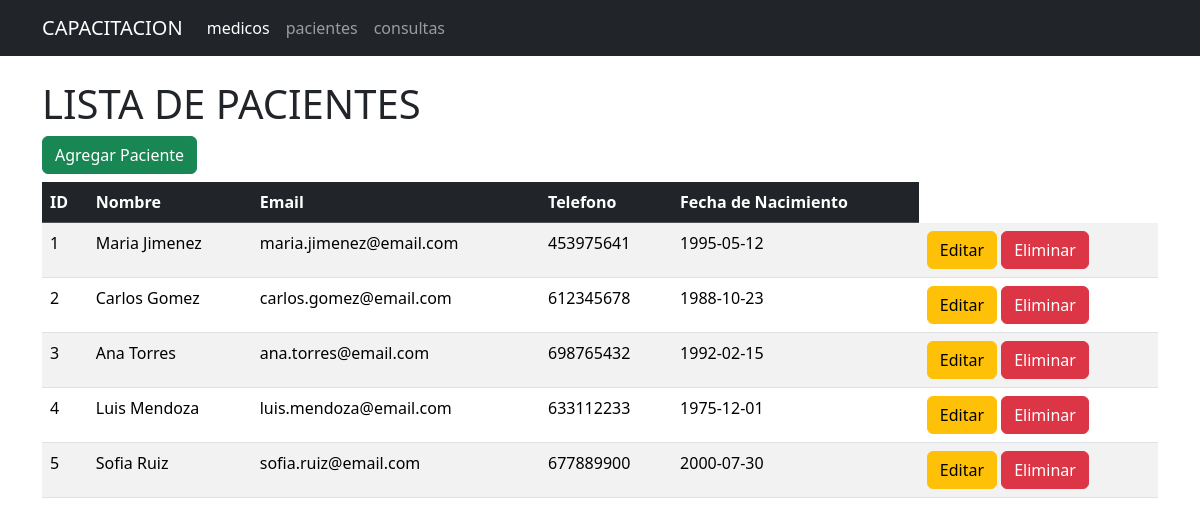
/pacientes, run on the app's committed database.
### tables this page shows
CREATE TABLE pacientes (
        id_paciente INTEGER PRIMARY KEY AUTOINCREMENT,
        nombre TEXT NOT NULL,
        email TEXT NOT NULL,
        telefono INTEGER NOT NULL,
        fecha_nacimiento TEXT
    );

### app.py (the view)
@app.route('/pacientes')
def pacientes():
    conn = get_db_connection()
    pacientes = conn.execute('SELECT * FROM pacientes').fetchall()
    conn.close()
    return render_template('pacientes.html', pacientes=pacientes)

### app.py (called while the page is built)
def get_db_connection():
    conn = sqlite3.connect('sistema_medico.db')
    conn.row_factory = sqlite3.Row
    return conn

### templates/pacientes.html
{% extends 'base.html' %}
{% block content %}
<h1>LISTA DE PACIENTES</h1>
<a href="{{url_for('nuevo_paciente')}}" class="btn btn-success mb-2">Agregar Paciente</a>
<table class="table table-striped table-hover">
    <thead class ="table-dark">
        <tr>
            <th>ID</th>
            <th>Nombre</th>
            <th>Email</th>
            <th>Telefono</th>
            <th>Fecha de Nacimiento</th>
        </tr>
    </thead>
    <tbody>
        {% for paciente in pacientes %}
        <tr>
            <td>{{ paciente.id_paciente }}</td>
            <td>{{ paciente.nombre }}</td>
            <td>{{ paciente.email }}</td>
            <td>{{ paciente.telefono }}</td>
            <td>{{ paciente.fecha_nacimiento }}</td>
            <td>
                <a href="{{ url_for('editar_paciente', id_paciente=paciente.id_paciente) }}" class="btn btn-warning">Editar</a>
                <a href="{{ url_for('eliminar_paciente', id_paciente=paciente.id_paciente) }}"
                class="btn btn-danger" onclick="return confirm('¿Estás seguro de que quieres eliminar este paciente?');">Eliminar</a>
            </td>
        </tr>
        {% endfor %}
    </tbody>
</table>
{% endblock %}

### data on the page
pacientes: id_paciente "1", nombre "Maria Jimenez", email "maria.jimenez@email.com", telefono "453975641", fecha_nacimiento "1995-05-12"
pacientes: id_paciente "2", nombre "Carlos Gomez", email "carlos.gomez@email.com", telefono "612345678", fecha_nacimiento "1988-10-23"
pacientes: id_paciente "3", nombre "Ana Torres", email "ana.torres@email.com", telefono "698765432", fecha_nacimiento "1992-02-15"
pacientes: id_paciente "4", nombre "Luis Mendoza", email "luis.mendoza@email.com", telefono "633112233", fecha_nacimiento "1975-12-01"
pacientes: id_paciente "5", nombre "Sofia Ruiz", email "sofia.ruiz@email.com", telefono "677889900", fecha_nacimiento "2000-07-30"
